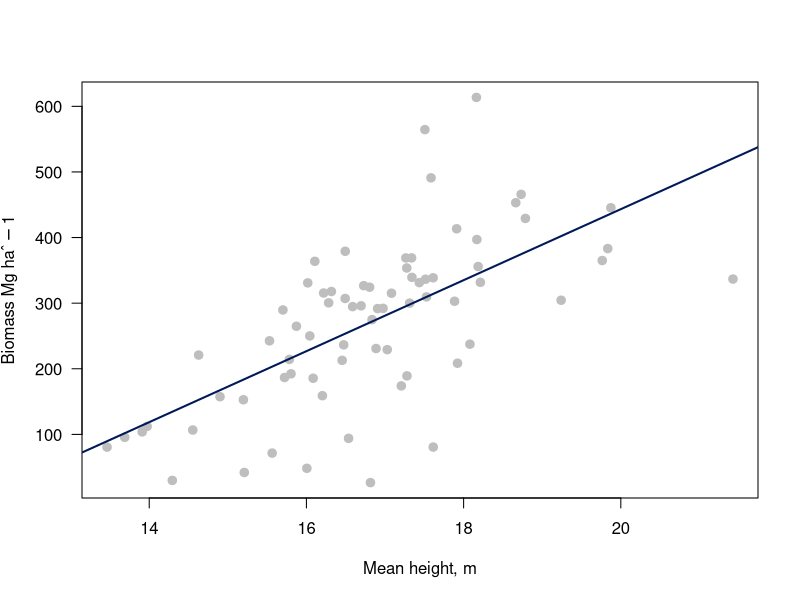

This figure's R source:
## ---- chunk 1

library(here)
tdat <- read.csv(file = here("labs/lab6 linear models/TreePlots_Lab6.csv"), header = TRUE)

lm1 <- lm(AGBH.Mg.ha ~ mDBH.cm, data = tdat)

# ANOVA provides information on the significance of the predictor variable and the overall fit of the model
anova(lm1)



sd(tdat$AGBH.Mg.ha)
summary(lm1)
# lm1$fitted.values
## ---- chunk 2
dukeblue <- "#001A57"

with(tdat, plot(mH.m, AGBH.Mg.ha, lwd = 2, las = 1, pch = 19,
  col = "grey", cex = 1, xlab = "Mean height, m",
  ylab = expression(paste("Biomass Mg ", haˆ-1))))

with(tdat, abline(lm(AGBH.Mg.ha ~ mH.m), col = dukeblue, lwd = 2))
